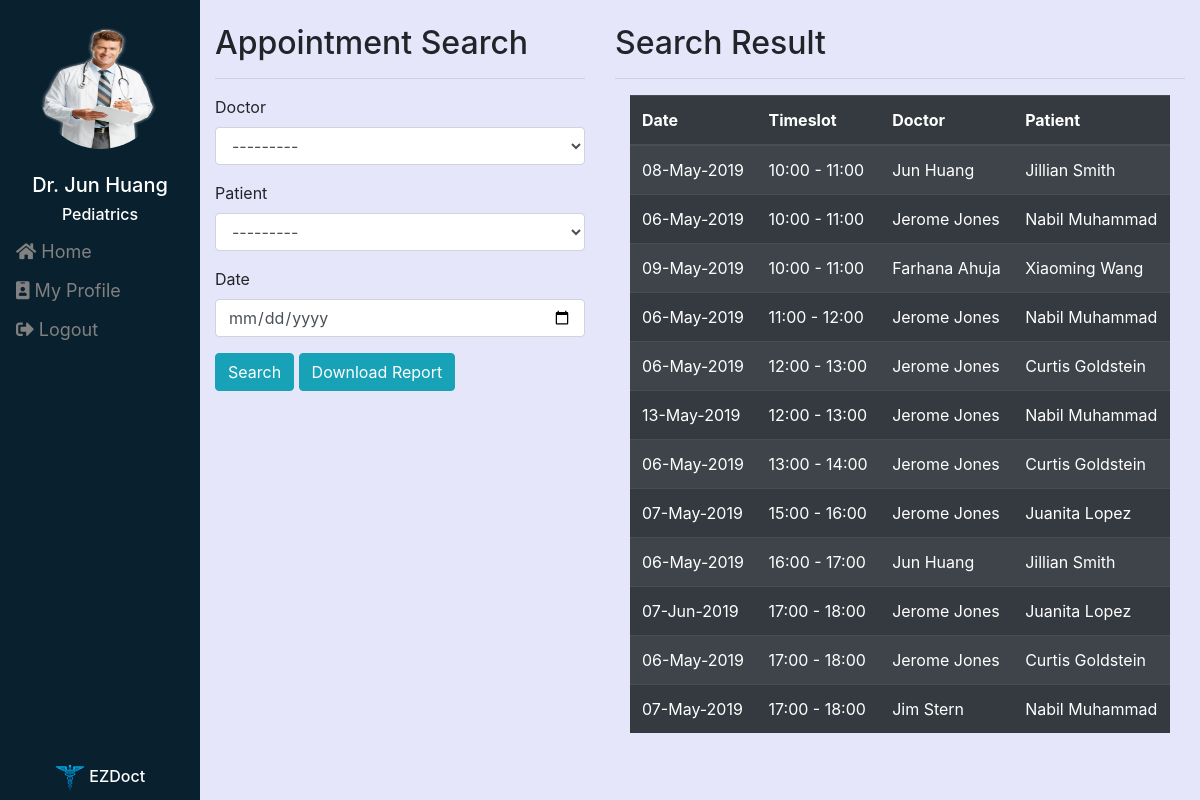
The app's page /doctor/reports/ (signed in), older data.
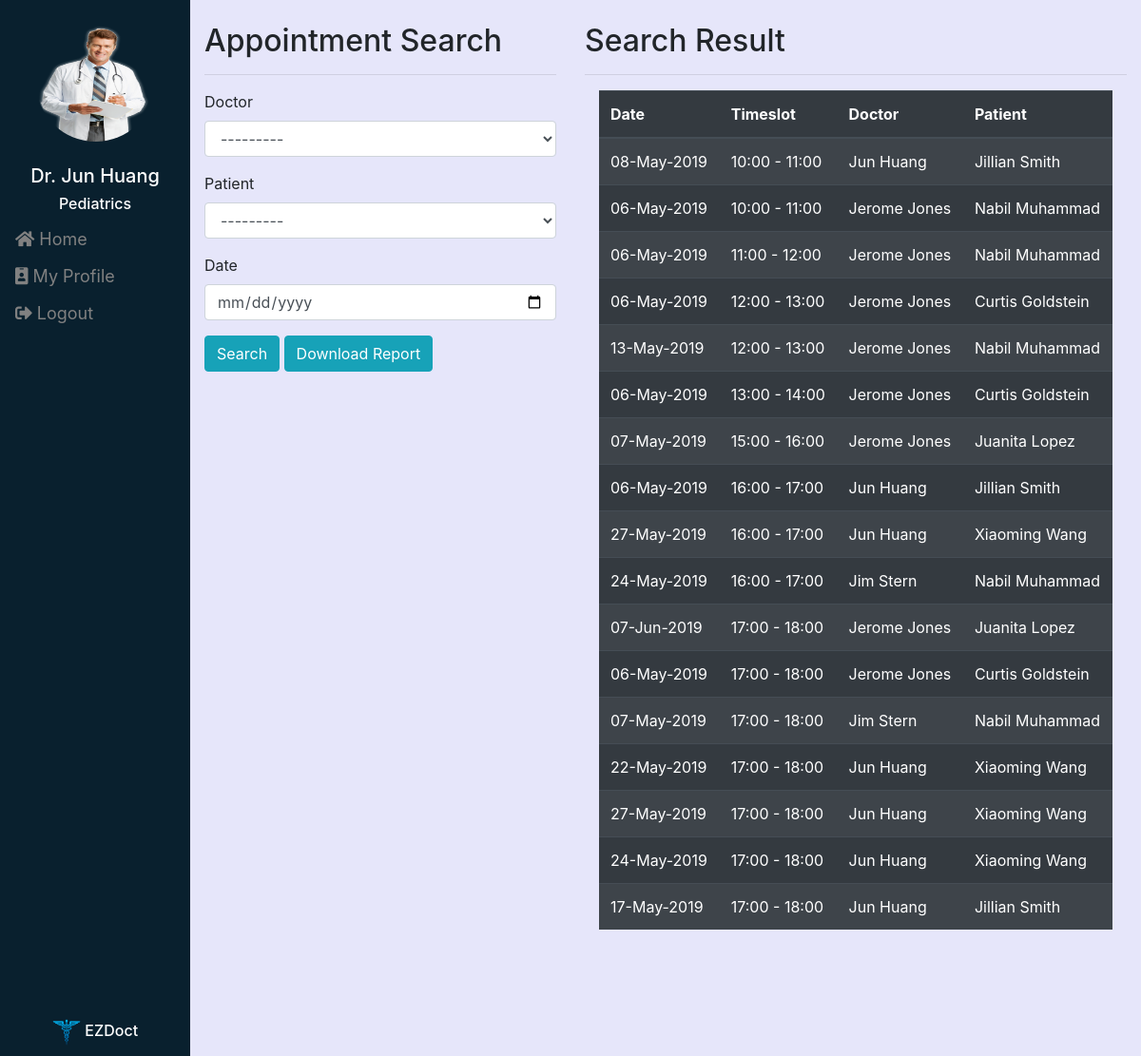
The same page, newer data.
### scheduling/models.py (models this page shows, shortened)
class Appointment(models.Model):
    TIMESLOT_LIST = (
        (1, '10:00 - 11:00'),
        (2, '11:00 - 12:00'),
        (3, '12:00 - 13:00'),
        (4, '13:00 - 14:00'),
        (5, '14:00 - 15:00'),
        (6, '15:00 - 16:00'),
        (7, '16:00 - 17:00'),
        (8, '17:00 - 18:00'),
        (9, '18:00 - 19:00'),
    )
    date = models.DateField(default=date.today)
    timeslot = models.IntegerField(choices=TIMESLOT_LIST, null=True)
    doctor = models.ForeignKey(Doctor, on_delete = models.CASCADE, related_name='appointment_doctor')
    patient = models.ForeignKey(Patient, on_delete = models.CASCADE, related_name='appointment_patient')

class Doctor(models.Model):
    upin = models.AutoField(primary_key=True) #unique physician identification number
    user = models.OneToOneField(User, on_delete=models.CASCADE) #user id
    user.user_type = "doctor"
    specialty = models.CharField(max_length=20, blank=False)
    picture = models.ImageField(upload_to = 'doctors', blank=False)
    def __str__(self):
        return str(self.user)

class User(AbstractUser):
    users = (
        ('doctor', 'Doctor'),
        ('patient', 'Patient'),
        ('assistant', 'Assistant'),
    )
    user_type = models.CharField(choices=users, max_length=9)
    def __str__(self):
        return self.first_name  + " " + self.last_name

class Patient(models.Model):
    pid = models.AutoField(unique=True, primary_key=True) #patient identification
    user = models.OneToOneField(User, on_delete=models.CASCADE)
    doctor = models.ForeignKey(Doctor, on_delete = models.CASCADE, related_name='patient_doctor', null=True)
    user.user_type = "patient"
    picture = models.ImageField(upload_to = 'patients', blank=False)
    def __str__(self):
        return str(self.user)

### scheduling/views/user.py (the view)
# urls.py: path('reports/', user.reports, name='reports'),
def reports(request):
    appointments = Appointment.objects.all().order_by('date').order_by('timeslot')
    user_filter = UserFilter(request.GET, queryset=appointments)
    return render(request,'scheduling/reports.html',
    {'filter': user_filter,
    'appointments':appointments}
    )

### scheduling/templates/scheduling/reports.html (shortened to what this page needs)
{% extends 'scheduling/dashboard_template.html' %}
{% load static %}
{% load staticfiles %}
{% load crispy_forms_tags %}
{% block content %}
<div class="row container-fluid">
  <div class="col-sm-2 sidebar">
    <br>
    {% if user.is_authenticated and user.user_type == "doctor" %}
    <div id="profile">
      <img id="pfp" class="rounded-circle" src="{{user.doctor.picture.url}}">
      <br><br>
      <h5> Dr. {{user}} </h5>
      <h6>{{user.doctor.specialty}} </h6>
    </div>
    <a href="{% url 'doctor_portal' %}"><i class="fa fa-home"></i> Home</a>
    <a href="{% url 'edit_profile' %}"><i class="fa fa-id-badge"></i> My Profile</a>
    <a href="{%url 'logout' %}"> <i class="fas fa-sign-out-alt"></i> Logout </a>
      <div id="footer">
        <img src="{% static 'images/caduceus.png' %}" alt="Logo" style="width:30px;">
        <h6>EZDoct</h6>
      </div>
  </div>
    <div class="col-sm-4" id="appointment">
      <br>
      <h2>Appointment Search</h2><hr>
      <form method="get" action="">
        <div class="form-group">
          {{filter.form|crispy}}
        </div>
        <button type="submit" class="btn btn-info">Search</button>
        <button onclick="exportTableToCSV('Appointment_report.csv')" class="btn btn-info">Download Report</button>
      </form>
    </div>
    <div class="col-sm-6" id="appointments">
    <br>
      <h2>Search Result</h2><hr>
      <div class="container-fluid overflow-auto">
        <table class="table table-dark table-striped">
          <thead>
            <tr>
              <th>Date</th>
              <th>Timeslot</th>
              <th>Doctor</th>
              <th>Patient</th>
            <tr>
          <thead>
          <tbody>
            {% for appointment in filter.qs %}
            <tr>
              <td>{{ appointment.date|date:"d-M-Y"}}</td>
              <td>{{ appointment.get_timeslot_display }}</td>
              <td>{{ appointment.doctor }}</td>
              <td>{{ appointment.patient }}</td>
            </tr>
            {% endfor %}
          </tbody>
        </table>
      </div>
    </div>
    </div>
{%endif%}
{% endblock %}

Row changes from the older to the newer data that the page shows:
removed Appointment: date "09-May-2019", timeslot "10:00 - 11:00", doctor "Farhana Ahuja", patient "Xiaoming Wang"
added Appointment: date "27-May-2019", timeslot "16:00 - 17:00", doctor "Jun Huang", patient "Xiaoming Wang"
added Appointment: date "24-May-2019", timeslot "16:00 - 17:00", doctor "Jim Stern", patient "Nabil Muhammad"
added Appointment: date "22-May-2019", timeslot "17:00 - 18:00", doctor "Jun Huang", patient "Xiaoming Wang"
added Appointment: date "27-May-2019", timeslot "17:00 - 18:00", doctor "Jun Huang", patient "Xiaoming Wang"
added Appointment: date "24-May-2019", timeslot "17:00 - 18:00", doctor "Jun Huang", patient "Xiaoming Wang"
added Appointment: date "17-May-2019", timeslot "17:00 - 18:00", doctor "Jun Huang", patient "Jillian Smith"
